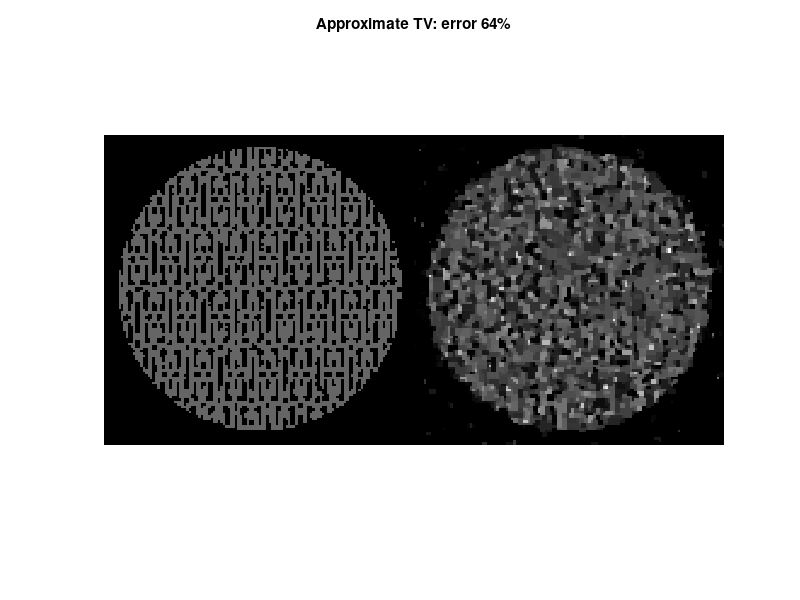
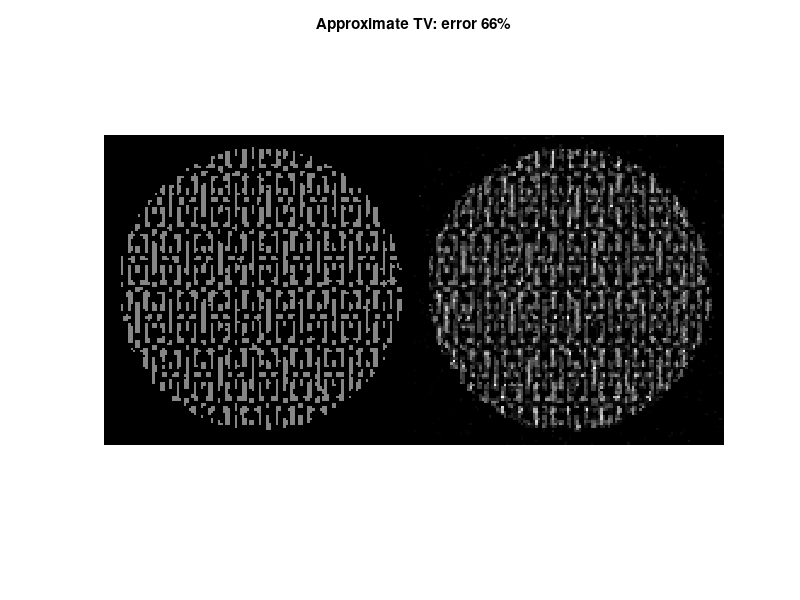
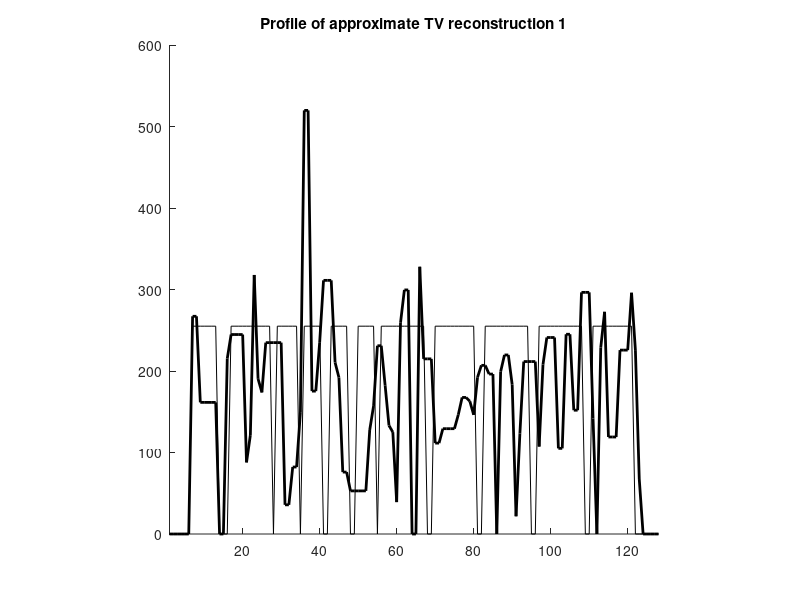
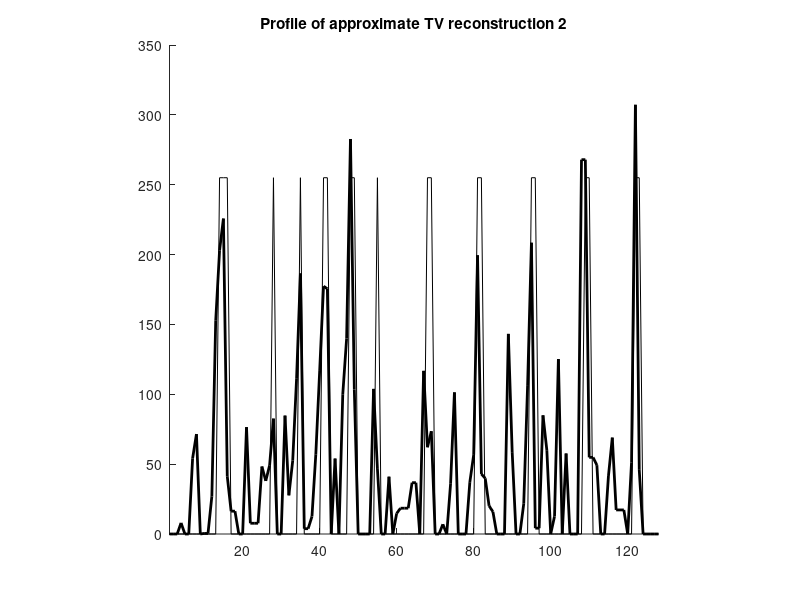

Here is the MATLAB script that generated these plots, in order:
% Plot the results of routine XRsparseD_aTV_comp.m
%
% Jennifer Mueller and Samuli Siltanen, October 2012

% Plot parameters
fsize     = 12;
thinline  = .5;
thickline = 2;

% Load reconstruction
load XRsparse_aTV_JTV_maya recn1 recn2 alpha target1 target2 obj

% Compute relative errors
err_squ1 = norm(target1(:)-recn1(:))/norm(target1(:));
err_squ2 = norm(target2(:)-recn2(:))/norm(target2(:));

% Plot reconstruction image 1
figure(1)
clf
%imagesc([target1,recn1],[0,1])
imagesc([target1,recn1]);
colormap gray
axis equal
axis off
title(['Approximate TV: error ', num2str(round(err_squ1*100)), '%'])

% Plot reconstruction image 2
figure(2)
clf
%imagesc([target2,recn2],[0,1])
imagesc([target2,recn2]);
colormap gray
axis equal
axis off
title(['Approximate TV: error ', num2str(round(err_squ2*100)), '%'])

% Plot profile of reconstruction 1
figure(3)
clf
plot(target1(end/2,:),'k','linewidth',thinline)
hold on
plot(recn1(end/2,:),'k','linewidth',thickline)
xlim([1 size(recn1,1)])
axis square
box off
title('Profile of approximate TV reconstruction 1')

% Plot profile of reconstruction 2
figure(4)
clf
plot(target2(end/2,:),'k','linewidth',thinline)
hold on
plot(recn2(end/2,:),'k','linewidth',thickline)
xlim([1 size(recn2,1)])
axis square
box off
title('Profile of approximate TV reconstruction 2')

% Plot evolution of oblective function
figure(5)
clf
semilogy(obj,'b')
axis square
title('Values of objective function during iteration')



